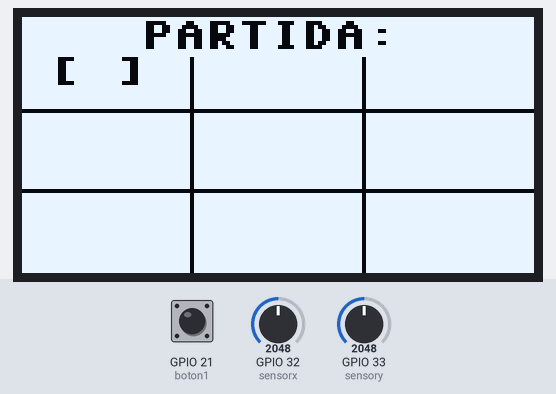
Bench run of a program on a simulated ESP32 board running MicroPython. On the bench: 128×64 one-colour display. Wiring (from the project's diagram.json): green button on GPIO 21, joystick X on GPIO 32, joystick Y on GPIO 33. The test bench sets the inputs (shaded band); at power-on: GPIO 32 (sensorx) = 2048, GPIO 21 (boton1) HIGH, GPIO 33 (sensory) = 2048 (analog values on the 0–4095 scale). Library files of the repository ran but are not shown: ssd1306.py.

Above: at 1.2 s.
1.3 s: GPIO 32 (sensorx) set to 0
At 1.66 s:
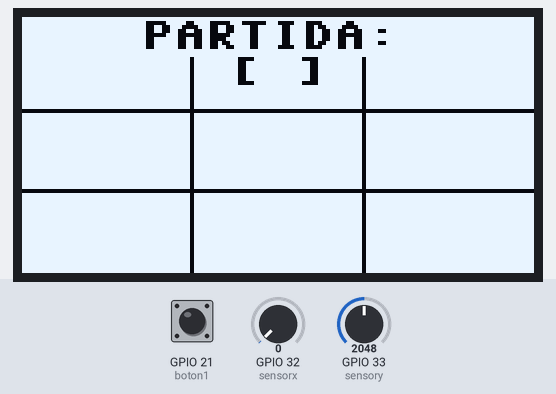
3.2 s: GPIO 21 (boton1) pulled LOW for 0.15 s
At 3.8 s:
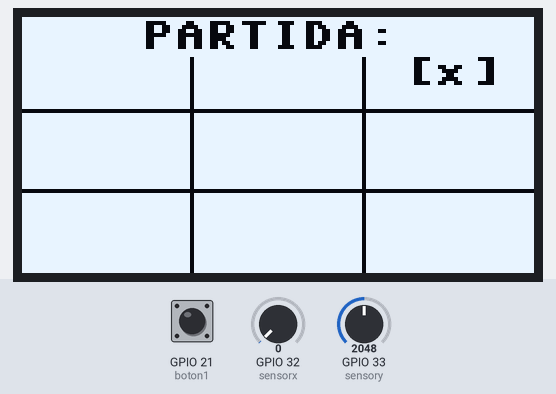
4.9 s: GPIO 33 (sensory) set to 0
At 6.6 s:
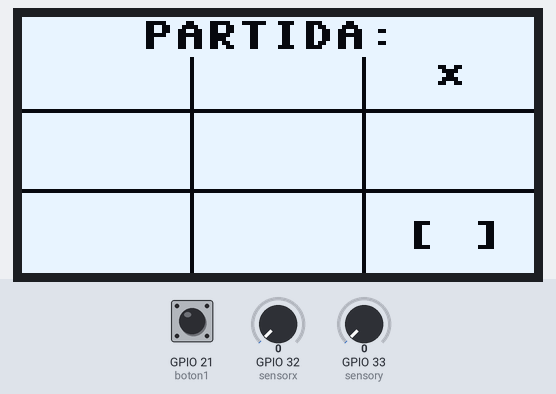
6.9 s: GPIO 21 (boton1) pulled LOW for 0.15 s
At 8.2 s:
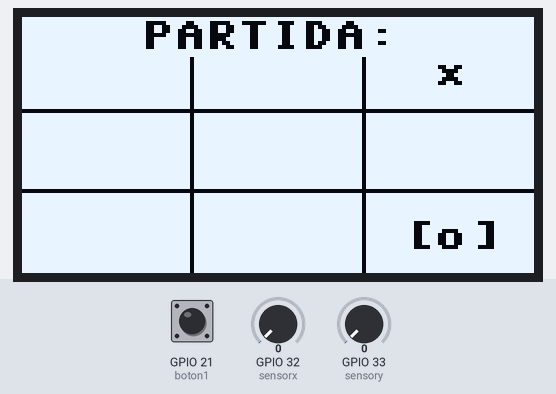
8.6 s: GPIO 32 (sensorx) set to 4095
At 9.8 s:
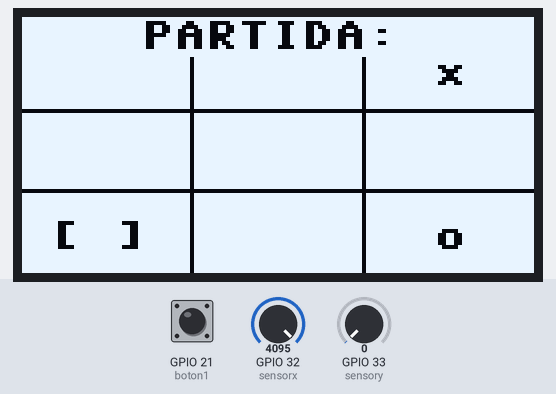
10.5 s: GPIO 33 (sensory) set to 4095
At 11.5 s:
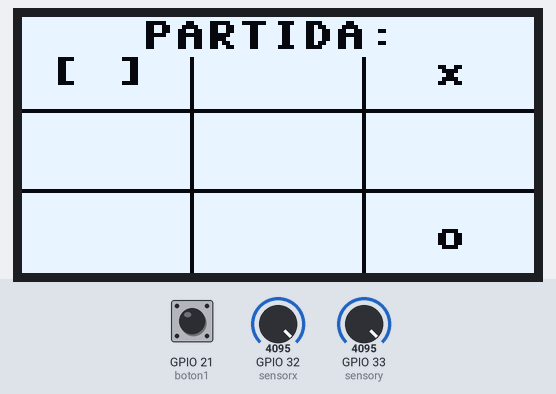
Timing chart, 0 to 13.5 s (numbered marks = the images above; inputs shaded):
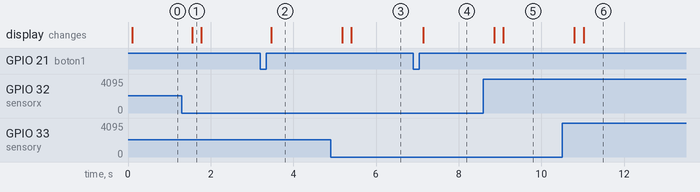

The program:

main.py
```python
from machine import Pin, ADC, I2C
from ssd1306 import SSD1306_I2C
from utime import sleep_ms,sleep

ancho=128
alto=64

i2c = I2C(0, scl=Pin(22), sda=Pin(23))
oled = SSD1306_I2C(ancho, alto, i2c)
contadorx=0
contadory=0

posicion=0
pulsar=0
posO=[1,2,3,4,5,6,7,8,9]


sensorx= ADC(Pin(32))
sensorx.atten(ADC.ATTN_11DB)
sensorx.width(ADC.WIDTH_12BIT)

boton1=Pin(21,Pin.IN,Pin.PULL_UP)

sensory= ADC(Pin(33))
sensory.atten(ADC.ATTN_11DB)
sensory.width(ADC.WIDTH_12BIT)

def seleccionar(contadorx, contadory, posicion):

   # Fila 1
    if(contadorx==0 and contadory==0):
        oled.text("[ ]", 7, 10, 0)
        posicion=1
    else:
        oled.text(" ", 7, 10, 0)

    if(contadorx==1 and contadory==0):
        oled.text("[ ]", 52, 10, 0)
        posicion=2
    else:
        oled.text(" ", 52, 10, 0)

    if(contadorx==2 and contadory==0):
        oled.text("[ ]", 96, 10, 0)
        posicion=3
    else:
        oled.text(" ", 96, 10, 0)
        # fila 2

    if(contadorx==0 and contadory==1):
        oled.text("[ ]", 7, 30, 0)
        posicion=4
    else:
        oled.text(" ", 7, 30, 0)

    if(contadorx==1 and contadory==1):
        oled.text("[ ]", 52, 30, 0)
        posicion=5
    else:
        oled.text(" ", 52, 30, 0)

    if(contadorx==2 and contadory==1):
        oled.text("[ ]", 96, 30, 0)
        posicion=6
    else:
        oled.text(" ", 96, 30, 0)
      # fila 3

    if(contadorx==0 and contadory==2):
        oled.text("[ ]", 7, 51, 0)
        posicion=7
    else:
        oled.text(" ", 7, 51, 0)

    if(contadorx==1 and contadory==2):
        oled.text("[ ]", 52, 51, 0)
        posicion=8
    else:
        oled.text(" ", 52, 51, 0)

    if(contadorx==2 and contadory==2):
        oled.text("[ ]", 96, 51, 0)
        posicion=9
    else:
        oled.text(" ", 96, 51, 0)

matriz=[[2,2,2],[2,2,2],[2,2,2]]
matriztxt=[["","",""],["","",""],["","",""]]

def colocarXyO(posicion, pulsar,turno):

  contador= turno

  if(turno==0):
    #no me acuerdo que hacia
    if(pulsar==1 and matriz[0][0]==2):
        matriz[0][0]=1
        matriztxt[0][0]="x"
        contador=not contador
    if(pulsar==2 and matriz[0][1]==2):
        matriz[0][1]=1
        matriztxt[0][1]="x"
        contador=not contador
    if(pulsar==3 and matriz[0][2]==2):
        matriz[0][2]=1
        matriztxt[0][2]="x"
        contador=not contador
    if(pulsar==4 and matriz[1][0]==2):
        matriz[1][0]=1
        matriztxt[1][0]="x"
        contador=not contador
    if(pulsar==5 and matriz[1][1]==2):
        matriz[1][1]=1
        matriztxt[1][1]="x"
        contador=not contador
    if(pulsar==6 and matriz[1][2]==2):
        matriz[1][2]=1
        matriztxt[1][2]="x"
        contador=not contador
    if(pulsar==7 and matriz[2][0]==2):
        matriz[2][0]=1
        matriztxt[2][0]="x"
        contador=not contador
    if(pulsar==8 and matriz[2][1]==2):
        matriz[2][1]=1
        matriztxt[2][1]="x"
        contador=not contador
    if(pulsar==9 and matriz[2][2]==2):
        matriz[2][2]=1
        matriztxt[2][2]="x"
        contador=not contador


  else:

    if(pulsar==1 and matriz[0][0]==2):
      matriz[0][0]=0
      matriztxt[0][0]="o"
      contador=not contador
    if(pulsar==2 and matriz[0][1]==2):
      matriz[0][1]=0
      matriztxt[0][1]="o"
      contador=not contador
    if(pulsar==3 and matriz[0][2]==2):
      matriz[0][2]=0
      matriztxt[0][2]="o"
      contador=not contador
    if(pulsar==4 and matriz[1][0]==2):
      matriz[1][0]=0
      matriztxt[1][0]="o"
      contador=not contador
    if(pulsar==5 and matriz[1][1]==2):
      matriz[1][1]=0
      matriztxt[1][1]="o"
      contador=not contador
    if(pulsar==6 and matriz[1][2]==2):
      matriz[1][2]=0
      matriztxt[1][2]="o"
      contador=not contador
    if(pulsar==7 and matriz[2][0]==2):
      matriz[2][0]=0
      matriztxt[2][0]="o"
      contador=not contador
    if(pulsar==8 and matriz[2][1]==2):
      matriz[2][1]=0
      matriztxt[2][1]="o"
      contador=not contador
    if(pulsar==9 and matriz[2][2]==2):
      matriz[2][2]=0
      matriztxt[2][2]="o"
      contador=not contador


  oled.text(matriztxt[0][0], 15, 10, 0)
  oled.text(matriztxt[0][1], 60, 10, 0)
  oled.text(matriztxt[0][2], 103, 10, 0)

  oled.text(matriztxt[1][0], 15, 27, 0)
  oled.text(matriztxt[1][1], 60, 27, 0)
  oled.text(matriztxt[1][2], 103, 27, 0)

  oled.text(matriztxt[2][0], 15, 51, 0)
  oled.text(matriztxt[2][1], 60, 51, 0)
  oled.text(matriztxt[2][2], 103, 51, 0)

  return contador
def refrescar(oled):

    seleccionar(contadorx, contadory, posicion)


    oled.show()

def Comprobar_partida():

  victoria=False

  for i in range(len(matriz)):
    if matriz[i][0]!=2 and matriz[i][1]!=2 and matriz[i][2]!=2 and (matriz[i][0]==matriz[i][1] and matriz[i][1]==matriz[i][2]):
      if matriz[i][0]==0:
        return 0
      else:
        return 1
        victoria=True
  for i in range(len(matriz[0])):
    if matriz[0][i]!=2 and matriz[1][i]!=2 and matriz[2][i]!=2 and (matriz[0][i]==matriz[1][i] and matriz[1][0]==matriz[2][i]):
      if matriz[0][i]==0:
        return 0
        victoria=True
      else:
        return 1
        victoria=True

  if matriz[1][1]!=2 and ((matriz[0][0]==matriz[1][1] and matriz[1][1]==matriz[2][2]) or (matriz[0][2]==matriz[1][1] and matriz[1][1]==matriz[2][0])):
    if matriz[1][1]==0:
      return 0
      victoria=True
    else:
      return 1
      victoria=True

  empate=True

  for i in range(len(matriz)):
    for j in range(len(matriz[0])):
      if matriz[i][j]==2:
        empate=False

  if empate==True and victoria==False:
    return 2

  return 3
def vaciar_matrices():
  for i in range(len(matriz)):
    for j in range(len(matriz[i])):
      matriz[i][j]=2
      matriztxt[i][j]=""

contador=0
end=False

while True:

  oled.text("PARTIDA: ",30, 1,0)

  estado=Comprobar_partida()

  if estado==0:
    pulsar=0
    oled.fill(1)
    vaciar_matrices()
    oled.text("JUGADOR 2 WINNER", 0, 27, 0)
    oled.show()
    sleep(3)
  if estado==1:
    pulsar=0
    oled.fill(1)
    vaciar_matrices()
    oled.text("JUGADOR 1 WINNER", 0, 27, 0)
    oled.show()
    sleep(3)
  if estado==2:
    pulsar=0
    oled.fill(1)
    vaciar_matrices()
    oled.text("EMPATE", 0, 65, 0)
    oled.show()
    sleep(3)
  #linea vertical
  oled.line(42,10,42,64,0)
  oled.line(85,10,85,64,0)
  #linea horizontal
  oled.line(0,23,128,23,0)
  oled.line(0,43,128,43,0)

  movimientoX=sensorx.read()
  movimientoY=sensory.read()

  if(movimientoX==0 and contadorx!=2):
      contadorx=contadorx+1
      sleep_ms(200)
  if(movimientoX==4095 and contadorx!=0):
      contadorx=contadorx-1
      sleep_ms(200)
  if(movimientoY==0 and contadory!=2):
      contadory=contadory+1
      sleep_ms(200)
  if(movimientoY==4095 and contadory!=0):
      contadory=contadory-1
      sleep_ms(200)

  if(contadorx==0 and contadory==0):
      posicion=1
  if(contadorx==1 and contadory==0):
      posicion=2
  if(contadorx==2 and contadory==0):
      posicion=3
  if(contadorx==0 and contadory==1):
      posicion=4
  if(contadorx==1 and contadory==1):
      posicion=5
  if(contadorx==2 and contadory==1):
      posicion=6
  if(contadorx==0 and contadory==2):
      posicion=7
  if(contadorx==1 and contadory==2):
      posicion=8
  if(contadorx==2 and contadory==2):
      posicion=9

  if(not boton1.value()):
      pulsar=posicion
      sleep_ms(200)

  contador=colocarXyO(posicion, pulsar, contador)
  refrescar(oled)

  oled.show()
  oled.fill(1)
```

Measured:
- after the input at 1.3 s, the display: changes after 0.25 s (image 1)
- after the input at 3.2 s, the display: changes after 0.27 s (image 2)
- after the input at 4.9 s, the display: first changes after 0.28 s (image 3 shows a later state)
- after the input at 6.9 s, the display: changes after 0.24 s (image 4)
- after the input at 8.6 s, the display: first changes after 0.26 s (image 5 shows a later state)
- after the input at 10.5 s, the display: first changes after 0.30 s (image 6 shows a later state)
